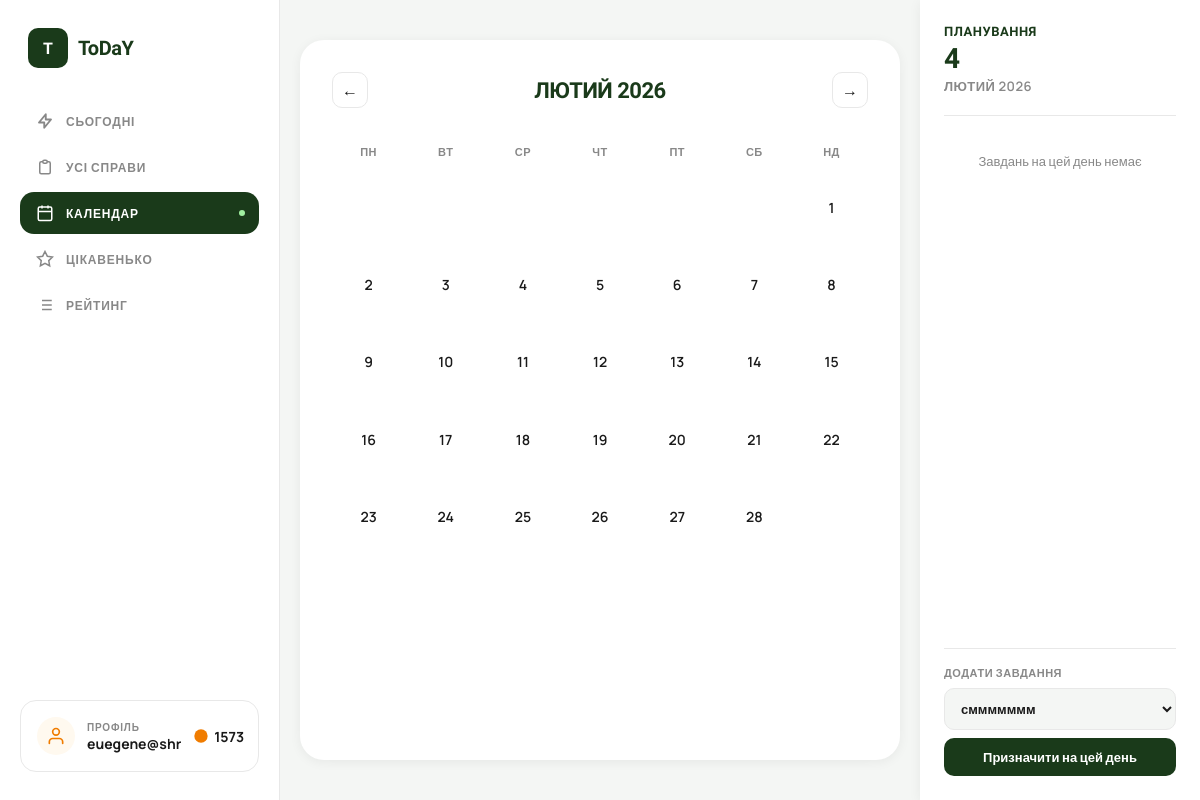
Before: /calendar/?year=2026&month=2&date=2026-03-04 (signed in) with the older database file.
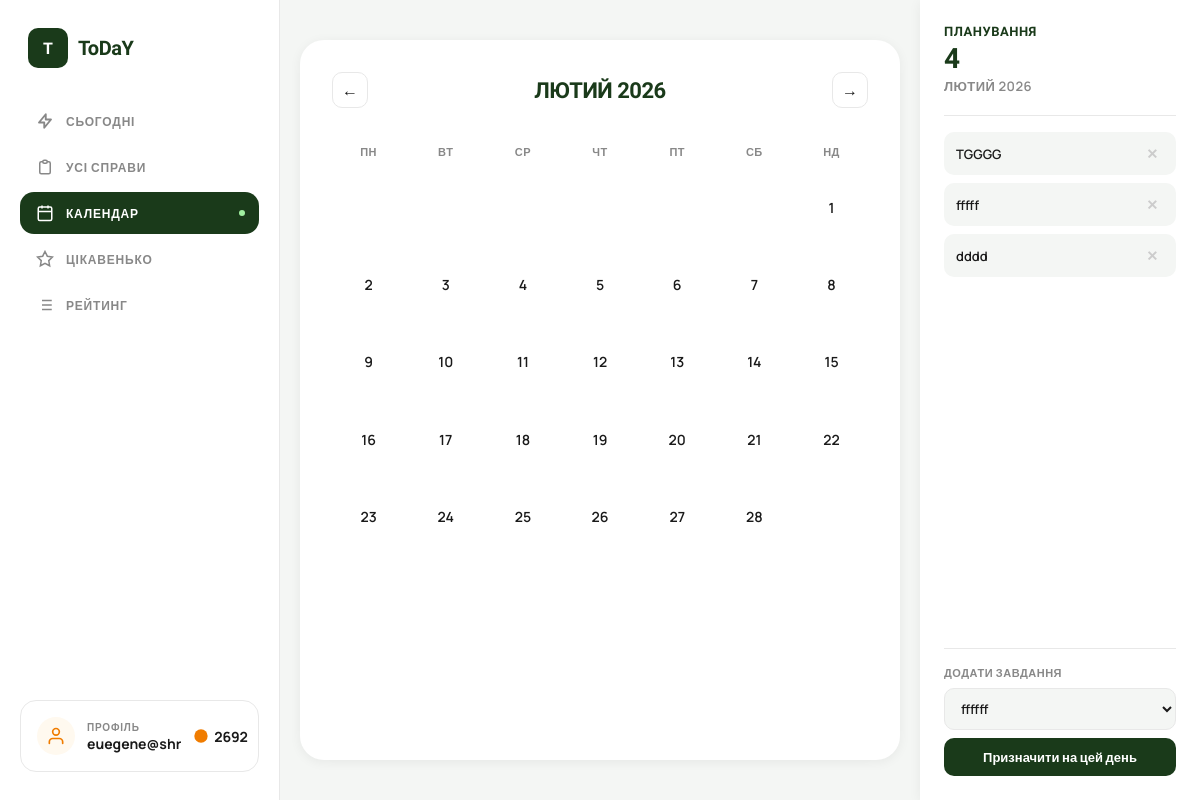
After: the same page with the newer database file.
### users/models.py (models this page shows)
class User(AbstractUser):
    email = models.EmailField(unique=True)
    total_points = models.IntegerField(default=0)
    coins = models.IntegerField(default=100)  # added this for coin sysytem
    USERNAME_FIELD = "email"
    REQUIRED_FIELDS = ['username']

### tasks/models.py (models this page shows, shortened)
class Task(models.Model):
    user = models.ForeignKey(User, on_delete=models.CASCADE)
    title = models.CharField(max_length=255)
    category = models.ForeignKey(Category, null=True, blank=True, on_delete=models.SET_NULL)
    planned_date = models.DateField(
        default=timezone.localdate,
        null=True,
        blank=True
    )
    is_for_today = models.BooleanField(default=False)
    deadline_time = models.TimeField(default="23:59") # Непотрібен
    estimated_hours = models.FloatField(default=1)
    is_completed = models.BooleanField(default=False)
    order = models.IntegerField(default=0)
    created_at = models.DateTimeField(auto_now_add=True)
    completed_at = models.DateTimeField(null=True, blank=True)

### myapp/views.py (the view, shortened to what this page needs)
# urls.py: path('calendar/', calendar, name='calendar'),
@login_required
def calendar(request):
    today = date.today()
    year = int(request.GET.get('year', today.year))
    month = int(request.GET.get('month', today.month))
    selected_date_str = request.GET.get('date')
    if not selected_date_str:
        return redirect(f'/calendar/?year={today.year}&month={today.month}&date={today}')
    selected_date = None
    day_tasks = []
    try:
        selected_date = date.fromisoformat(selected_date_str)
        if selected_date == today:
            day_tasks = Task.objects.filter(
                user=request.user,
                is_completed=False
            ).filter(
                Q(is_for_today=True) | Q(planned_date=selected_date)
            )
        else:
            day_tasks = Task.objects.filter(
                user=request.user,
                planned_date=selected_date,
                is_completed=False
            )
    except ValueError:
        pass
    cal_matrix = cal.monthcalendar(year, month)
    if selected_date:
        if selected_date == today:
            all_tasks = Task.objects.filter(
                user=request.user,
                is_completed=False
            ).exclude(
                Q(is_for_today=True) | Q(planned_date=selected_date)
            )
        else:
            all_tasks = Task.objects.filter(
                user=request.user,
                is_completed=False
            ).exclude(planned_date=selected_date)
    else:
        all_tasks = Task.objects.filter(user=request.user, is_completed=False)
    busy_dates = set(
        Task.objects.filter(
            user=request.user,
            is_completed=False,
            planned_date__year=year,
            planned_date__month=month,
            planned_date__isnull=False
        ).values_list('planned_date__day', flat=True)
    )
    prev_month = month - 1 if month > 1 else 12
    prev_year = year if month > 1 else year - 1
    next_month = month + 1 if month < 12 else 1
    next_year = year if month < 12 else year + 1
    MONTHS_UK = ['','СІЧЕНЬ','ЛЮТИЙ','БЕРЕЗЕНЬ','КВІТЕНЬ','ТРАВЕНЬ','ЧЕРВЕНЬ',
                 'ЛИПЕНЬ','СЕРПЕНЬ','ВЕРЕСЕНЬ','ЖОВТЕНЬ','ЛИСТОПАД','ГРУДЕНЬ']
    return render(request, 'myapp/calendar.html', {
        'cal_matrix': cal_matrix,
        'year': year,
        'month': month,
        'month_name': MONTHS_UK[month],
        'selected_date': selected_date,
        'selected_date_str': selected_date_str,
        'day_tasks': day_tasks,
        'all_tasks': all_tasks,
        'busy_dates': busy_dates,
        'prev_month': prev_month,
        'prev_year': prev_year,
        'next_month': next_month,
        'next_year': next_year,
        'today': today,
        'day_names': ['ПН','ВТ','СР','ЧТ','ПТ','СБ','НД'],
    })

### myapp/templates/myapp/calendar.html (shortened to what the changed rows need)
{% load static %}
<!DOCTYPE html>
<html lang="uk">
<head>
<link rel="stylesheet" href="{% static 'myapp/css/menu.css' %}">
</head>
<body>
    <aside class="sidebar">
    <a href="{% url 'myapp:profile' %}" class="profile-card" style="text-decoration: none; color: inherit; display: flex;">
        <div class="profile-avatar">
        <svg width="20" height="20" fill="none" viewBox="0 0 24 24" stroke="currentColor" stroke-width="2">
            <path stroke-linecap="round" stroke-linejoin="round" d="M20 21v-2a4 4 0 00-4-4H8a4 4 0 00-4 4v2"/>
            <circle cx="12" cy="7" r="4"/>
        </svg>
        </div>
        <div class="profile-info">
        <div class="profile-label">Профіль</div>
        <div class="profile-name">{{ request.user.username }}</div>
        </div>
        <div class="coins">
        <svg width="16" height="16" fill="currentColor" viewBox="0 0 24 24" style="color:var(--orange)">
            <circle cx="12" cy="12" r="10"/>
        </svg>
        {{ request.user.coins|default:0 }}
        </div>
    </a>
    </aside>
<div class="cal-main">
  <div class="cal-grid">
    {% for name in day_names %}
      <div class="cal-day-name">{{ name }}</div>
    {% endfor %}
    {% for week in cal_matrix %}
      {% for day in week %}
        {% if day == 0 %}
          <div class="cal-day empty"></div>
        {% else %}
          <a href="?year={{ year }}&month={{ month }}&date={{ year }}-{{ month|stringformat:'02d' }}-{{ day|stringformat:'02d' }}"
             class="cal-day
             {% if today.day == day and today.month == month and today.year == year %}today{% endif %}">
            {{ day }}
          </a>
        {% endif %}
      {% endfor %}
    {% endfor %}
  </div>
</div>
<div class="cal-sidebar">
  <div class="plan-card">
    <div class="plan-title">ПЛАНУВАННЯ</div>
    {% if selected_date %}
      <div class="plan-selected-date">{{ selected_date.day }}</div>
      <div class="plan-selected-month">{{ month_name }} {{ year }}</div>
      <div class="plan-divider"></div>
      {% if day_tasks %}
        {% for task in day_tasks %}
          <div class="task-item" style="display: flex; align-items: center; justify-content: space-between;">
            {{ task.title }}
            {% if task.planned_date %}
              <a href="{% url 'tasks:unassign_task' task.id %}"
                 onclick="return confirm('Прибрати дату з «{{ task.title }}»?')"
                 style="color: #ccc; font-size: 14px; text-decoration: none; padding: 2px 6px; border-radius: 6px;"
                 onmouseover="this.style.color='#e53e3e'; this.style.background='#fff0f0';"
                 onmouseout="this.style.color='#ccc'; this.style.background='transparent';"
                 title="Прибрати дату">✕</a>
            {% endif %}
          </div>
        {% endfor %}
      {% else %}
        <div class="plan-empty">Завдань на цей день немає</div>
      {% endif %}
      {% if all_tasks %}
        <div class="assign-form">
          <div class="assign-label">Додати завдання</div>
          <form method="POST" action="{% url 'tasks:assign_to_date' %}">
            <select name="task_id_select">
              {% for task in all_tasks %}
                <option value="{{ task.id }}">
                  {{ task.title }}{% if task.planned_date == today %} (вже на сьогодні){% elif task.is_for_today and not task.planned_date %} (вже на сьогодні){% elif task.planned_date %} (вже на {{ task.planned_date }}){% endif %}
                </option>
              {% endfor %}
            </select>
            <button type="submit" class="assign-btn">Призначити на цей день</button>
          </form>
        </div>
      {% endif %}
    {% else %}
      <div class="plan-subtitle">Оберіть день</div>
      <div class="plan-empty">Натисніть на день щоб обрати</div>
    {% endif %}
  </div>
</div>
</body>
</html>

Changed rows visible on the page:
changed User "euegene@shr": user.coins "1573" → "2692"
added Task: title "TGGGG"
added Task: title "fffff"
added Task: title "dddd"
Other visible differences:
form field task_id_select: "сммммммм" → "ffffff"
text no longer shown: "Завдань на цей день немає"
